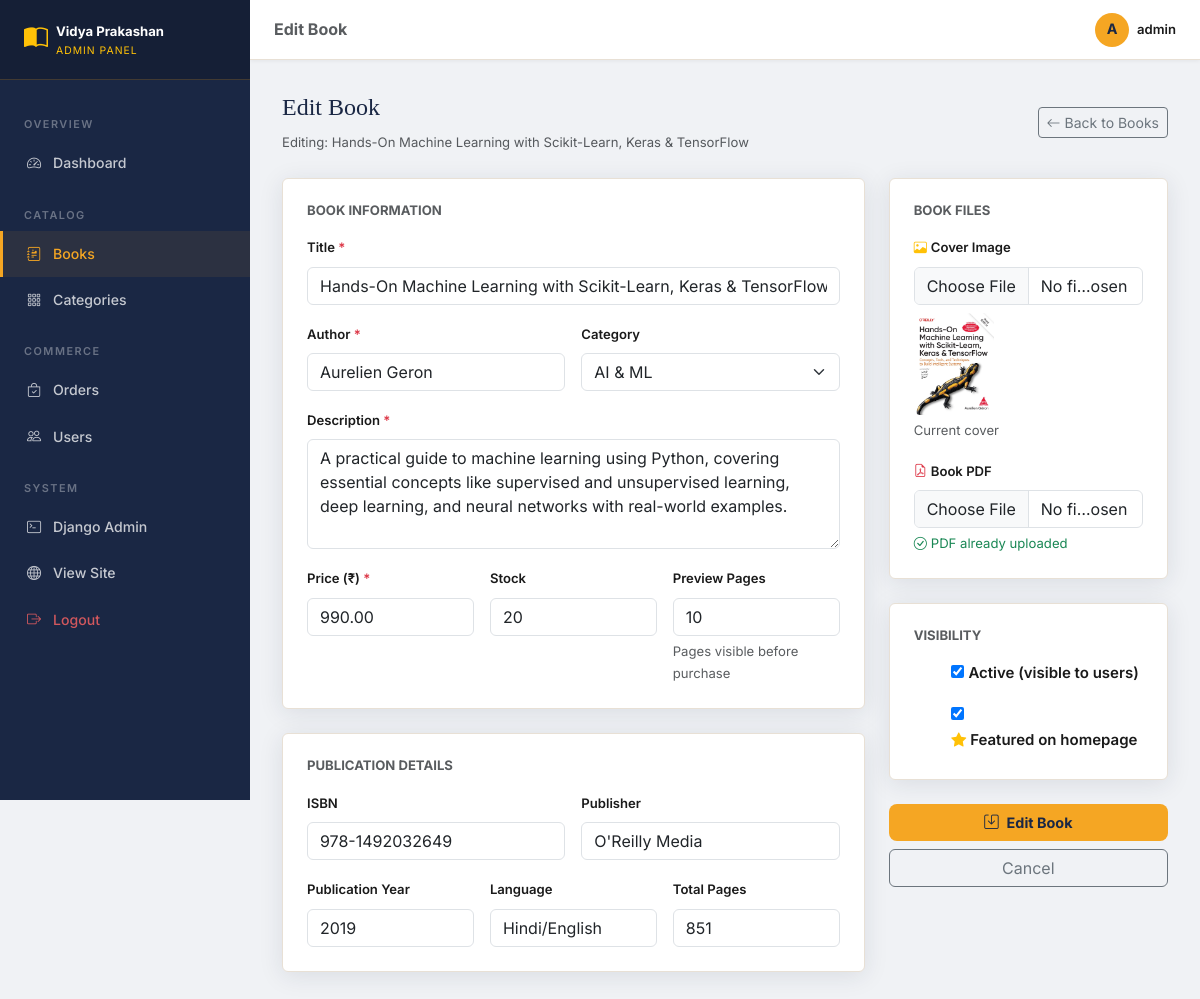
Screenshot of /adminpanel/books/2/edit/ (signed in) with the database file from the repository.
### books/models.py (models this page shows, shortened)
class Book(models.Model):
    title = models.CharField(max_length=255)
    slug = models.SlugField(max_length=255, unique=True, blank=True)
    author = models.CharField(max_length=200)
    category = models.ForeignKey(
        Category, on_delete=models.SET_NULL,
        null=True, blank=True, related_name='books'
    )
    description = models.TextField()
    price = models.DecimalField(max_digits=8, decimal_places=2)
    cover_image = models.ImageField(
        upload_to='book_covers/', blank=True, null=True,
        help_text="Book cover image (JPEG/PNG)"
    )
    pdf_file = models.FileField(
        upload_to='book_pdfs/',
        blank=True, null=True,
        help_text="Full PDF of the book"
    )
    preview_pages = models.IntegerField(
        default=10,
        help_text="Number of preview pages available to non-purchasers"
    )
    isbn = models.CharField(max_length=20, blank=True, null=True)
    publisher = models.CharField(max_length=200, blank=True, null=True)
    publication_year = models.IntegerField(blank=True, null=True)
    language = models.CharField(max_length=50, default='Hindi/English')
    pages = models.IntegerField(blank=True, null=True)
    is_active = models.BooleanField(default=True)
    is_featured = models.BooleanField(
        default=False,
        help_text="Show on homepage featured section"
    )
    stock = models.IntegerField(default=100)
    created_at = models.DateTimeField(auto_now_add=True)
    updated_at = models.DateTimeField(auto_now=True)
    class Meta:
        ordering = ['-created_at']

### adminpanel/views.py (the view, shortened to what this page needs)
# urls.py: path('books/<int:pk>/edit/', AdminBookEditView.as_view(), name='admin_book_edit'),
@method_decorator(staff_required, name='dispatch')
class AdminBookEditView(View):
    def get(self, request, pk):
        book = get_object_or_404(Book, pk=pk)
        form = BookForm(instance=book)
        return render(request, 'adminpanel/book_form.html', {
            'form': form, 'book': book, 'action': 'Edit'
        })

### adminpanel/views.py (called while the page is built)
def is_staff(user):
    return user.is_authenticated and user.is_staff

### books/context_processors.py (called while the page is built)
def nav_categories(request):
    categories = Category.objects.all()[:8]
    return {'nav_categories': categories}

### books/models.py (called while the page is built)
    def __str__(self):
        return self.name

### cart/context_processors.py (called while the page is built)
def cart_count(request):
    count = 0
    if request.user.is_authenticated:
        try:
            cart = Cart.objects.get(user=request.user)
            count = cart.get_item_count()
        except Cart.DoesNotExist:
            count = 0
    return {'cart_count': count}

### cart/models.py (called while the page is built)
    def get_item_count(self):
        return self.items.count()

### templates/adminpanel/book_form.html (shortened to what this page needs)
{% extends 'adminpanel/base_admin.html' %}
{% block page_title %}{{ action }} Book{% endblock %}
{% block content %}
<div class="d-flex justify-content-between align-items-center mb-4">
  <div>
    <h4 style="font-family:'Playfair Display',serif;color:var(--vp-primary);">
      {{ action }} Book
    </h4>
    <p class="text-muted small mb-0">
      {% if action == 'Edit' %}Editing: {{ book.title }}{% else %}Add a new book to the catalog{% endif %}
    </p>
  </div>
  <a href="/adminpanel/books/" class="btn btn-outline-secondary btn-sm">
    <i class="bi bi-arrow-left me-1"></i>Back to Books
  </a>
</div>
<form method="post" enctype="multipart/form-data">
  <div class="row g-4">
    <div class="col-lg-8">
      <div class="bg-white rounded p-4 mb-4" style="border:1px solid var(--vp-border);box-shadow:var(--vp-shadow);">
        <h6 class="fw-bold mb-3 text-muted text-uppercase small">Book Information</h6>
        <div class="row g-3">
          <div class="col-12">
            <label class="form-label fw-semibold small">Title <span class="text-danger">*</span></label>
            {{ form.title }}
          </div>
          <div class="col-md-6">
            <label class="form-label fw-semibold small">Author <span class="text-danger">*</span></label>
            {{ form.author }}
          </div>
          <div class="col-md-6">
            <label class="form-label fw-semibold small">Category</label>
            {{ form.category }}
          </div>
          <div class="col-12">
            <label class="form-label fw-semibold small">Description <span class="text-danger">*</span></label>
            {{ form.description }}
          </div>
          <div class="col-md-4">
            <label class="form-label fw-semibold small">Price (₹) <span class="text-danger">*</span></label>
            {{ form.price }}
          </div>
          <div class="col-md-4">
            <label class="form-label fw-semibold small">Stock</label>
            {{ form.stock }}
          </div>
          <div class="col-md-4">
            <label class="form-label fw-semibold small">Preview Pages</label>
            {{ form.preview_pages }}
            <div class="form-text">Pages visible before purchase</div>
          </div>
        </div>
      </div>
      <div class="bg-white rounded p-4 mb-4" style="border:1px solid var(--vp-border);box-shadow:var(--vp-shadow);">
        <h6 class="fw-bold mb-3 text-muted text-uppercase small">Publication Details</h6>
        <div class="row g-3">
          <div class="col-md-6">
            <label class="form-label fw-semibold small">ISBN</label>
            {{ form.isbn }}
          </div>
          <div class="col-md-6">
            <label class="form-label fw-semibold small">Publisher</label>
            {{ form.publisher }}
          </div>
          <div class="col-md-4">
            <label class="form-label fw-semibold small">Publication Year</label>
            {{ form.publication_year }}
          </div>
          <div class="col-md-4">
            <label class="form-label fw-semibold small">Language</label>
            {{ form.language }}
          </div>
          <div class="col-md-4">
            <label class="form-label fw-semibold small">Total Pages</label>
            {{ form.pages }}
          </div>
        </div>
      </div>
    </div>
    <div class="col-lg-4">
      <div class="bg-white rounded p-4 mb-4" style="border:1px solid var(--vp-border);box-shadow:var(--vp-shadow);">
        <h6 class="fw-bold mb-3 text-muted text-uppercase small">Book Files</h6>
        <div class="mb-3">
          <label class="form-label fw-semibold small">
            <i class="bi bi-image me-1 text-warning"></i>Cover Image
          </label>
          {{ form.cover_image }}
          {% if book and book.cover_image %}
          <div class="mt-2">
            <img src="{{ book.cover_image.url }}" style="width:80px;border-radius:6px;" alt="Current cover">
            <div class="form-text">Current cover</div>
          </div>
          {% endif %}
        </div>
        <div class="mb-0">
          <label class="form-label fw-semibold small">
            <i class="bi bi-file-earmark-pdf me-1 text-danger"></i>Book PDF
          </label>
          {{ form.pdf_file }}
          {% if book and book.pdf_file %}
          <div class="form-text text-success mt-1">
            <i class="bi bi-check-circle me-1"></i>PDF already uploaded
          </div>
          {% endif %}
        </div>
      </div>
      <div class="bg-white rounded p-4 mb-4" style="border:1px solid var(--vp-border);box-shadow:var(--vp-shadow);">
        <h6 class="fw-bold mb-3 text-muted text-uppercase small">Visibility</h6>
        <div class="form-check form-switch mb-3">
          {{ form.is_active }}
          <label class="form-check-label fw-semibold" for="{{ form.is_active.id_for_label }}">
            Active (visible to users)
          </label>
        </div>
        <div class="form-check form-switch">
          {{ form.is_featured }}
          <label class="form-check-label fw-semibold" for="{{ form.is_featured.id_for_label }}">
            <i class="bi bi-star-fill text-warning me-1"></i>Featured on homepage
          </label>
        </div>
      </div>
      <div class="d-grid gap-2">
        <button type="submit" class="btn btn-vp-secondary py-2 fw-bold">
          <i class="bi bi-save me-2"></i>{{ action }} Book
        </button>
        <a href="/adminpanel/books/" class="btn btn-outline-secondary">Cancel</a>
      </div>
    </div>
  </div>
</form>
{% endblock %}

### templates/adminpanel/base_admin.html (shortened to what this page needs)
<!DOCTYPE html>
<html lang="en">
<head>
  <link href="https://cdn.jsdelivr.net/npm/bootstrap@5.3.2/dist/css/bootstrap.min.css" rel="stylesheet">
  <link rel="stylesheet" href="https://cdn.jsdelivr.net/npm/bootstrap-icons@1.11.3/font/bootstrap-icons.min.css">
  <link rel="stylesheet" href="/static/css/main.css">
</head>
<body>
<div class="admin-sidebar">
  <div class="admin-sidebar-brand">
    <div class="d-flex align-items-center gap-2">
      <i class="bi bi-book-half fs-4 text-warning"></i>
      <div>
        <div class="text-white fw-bold small">Vidya Prakashan</div>
        <div class="text-warning" style="font-size:0.65rem;letter-spacing:1px;">ADMIN PANEL</div>
      </div>
    </div>
  </div>
  <nav class="mt-3">
    <div class="admin-nav-section">Overview</div>
    <div class="admin-nav-item">
      <a href="/adminpanel/" class="{% if request.resolver_match.url_name == 'admin_dashboard' %}active{% endif %}">
        <i class="bi bi-speedometer2"></i> Dashboard
      </a>
    </div>
    <div class="admin-nav-section">Catalog</div>
    <div class="admin-nav-item">
      <a href="/adminpanel/books/" class="{% if 'admin_book' in request.resolver_match.url_name %}active{% endif %}">
        <i class="bi bi-journal-richtext"></i> Books
      </a>
    </div>
    <div class="admin-nav-item">
      <a href="/adminpanel/categories/" class="{% if 'admin_category' in request.resolver_match.url_name %}active{% endif %}">
        <i class="bi bi-grid-3x3-gap"></i> Categories
      </a>
    </div>
    <div class="admin-nav-section">Commerce</div>
    <div class="admin-nav-item">
      <a href="/adminpanel/orders/" class="{% if 'admin_order' in request.resolver_match.url_name %}active{% endif %}">
        <i class="bi bi-bag-check"></i> Orders
      </a>
    </div>
    <div class="admin-nav-item">
      <a href="/adminpanel/users/" class="{% if 'admin_user' in request.resolver_match.url_name %}active{% endif %}">
        <i class="bi bi-people"></i> Users
      </a>
    </div>
    <div class="admin-nav-section">System</div>
    <div class="admin-nav-item">
      <a href="/django-admin/">
        <i class="bi bi-terminal"></i> Django Admin
      </a>
    </div>
    <div class="admin-nav-item">
      <a href="/">
        <i class="bi bi-globe"></i> View Site
      </a>
    </div>
    <div class="admin-nav-item">
      <a href="/accounts/logout/" style="color:rgba(255,100,100,0.8)!important;">
        <i class="bi bi-box-arrow-right"></i> Logout
      </a>
    </div>
  </nav>
</div>
<div class="admin-topbar">
  <div class="d-flex align-items-center gap-3 w-100">
    <h6 class="mb-0 fw-bold text-muted">{% block page_title %}Dashboard{% endblock %}</h6>
    <div class="ms-auto d-flex align-items-center gap-3">
      <div class="d-flex align-items-center gap-2">
        <div class="user-avatar" style="width:34px;height:34px;font-size:0.9rem;">{{ user.username|first|upper }}</div>
        <span class="small fw-semibold">{{ user.get_full_name|default:user.username }}</span>
      </div>
    </div>
  </div>
</div>
<div class="admin-content" style="margin-top:60px;">
  {% block content %}{% endblock %}
</div>
</body>
</html>

### static/css/main.css (style rules this page uses)
:root { --vp-primary: #1a2744; --vp-secondary: #f5a623; --vp-accent: #e8572a; --vp-bg: #faf8f5; --vp-card-bg: #ffffff; --vp-text: #1a1a1a; --vp-muted: #6c757d; --vp-border: #e8e0d5; --vp-shadow: 0 4px 24px rgba(26,39,68,0.10); --vp-shadow-lg: 0 12px 48px rgba(26,39,68,0.18); --font-display: 'Playfair Display', Georgia, serif; --font-body: 'Inter', system-ui, sans-serif; --radius: 12px; --radius-sm: 8px; --transition: all 0.25s ease; }
*, *::before, *::after { box-sizing: border-box; }
body { font-family: var(--font-body); background: var(--vp-bg); color: var(--vp-text); font-size: 15px; line-height: 1.7; }
h1, h2, h3, h4, h5 { font-family: var(--font-display); color: var(--vp-primary); line-height: 1.3; }
a { color: inherit; text-decoration: none; }
.user-avatar { width: 32px; height: 32px; background: var(--vp-secondary); border-radius: 50%; display: flex; align-items: center; justify-content: center; font-weight: 700; font-size: 0.85rem; color: var(--vp-primary); }
.btn-vp-secondary { background: var(--vp-secondary); color: var(--vp-primary); border: none; border-radius: var(--radius-sm); padding: 0.6rem 1.5rem; font-weight: 700; font-size: 0.9rem; transition: var(--transition); }
.admin-sidebar { background: var(--vp-primary); min-height: 100vh; width: 250px; position: fixed; top: 0; left: 0; z-index: 100; padding: 0; overflow-y: auto; }
.admin-content { margin-left: 250px; padding: 2rem; min-height: 100vh; }
.admin-sidebar-brand { background: rgba(0,0,0,0.2); padding: 1.2rem 1.5rem; border-bottom: 1px solid rgba(245,166,35,0.2); }
.admin-nav-item a { display: flex; align-items: center; gap: 0.75rem; padding: 0.7rem 1.5rem; color: rgba(255,255,255,0.75); font-size: 0.88rem; font-weight: 500; transition: var(--transition); border-left: 3px solid transparent; }
.admin-nav-item a:hover, .admin-nav-item a.active { color: var(--vp-secondary); background: rgba(245,166,35,0.08); border-left-color: var(--vp-secondary); }
.admin-nav-section { padding: 1.2rem 1.5rem 0.4rem; font-size: 0.68rem; text-transform: uppercase; letter-spacing: 1.5px; color: rgba(255,255,255,0.35); font-weight: 600; }

### templates/adminpanel/base_admin.html (style rules this page uses)
body { background: #f0f2f5; font-family: 'Inter', sans-serif; }
.admin-topbar { background: #fff; border-bottom: 1px solid #e8e0d5; height: 60px; display: flex; align-items: center; padding: 0 1.5rem; position: fixed; top: 0; left: 250px; right: 0; z-index: 99; box-shadow: 0 1px 4px rgba(0,0,0,0.06); }

### rows the page displays
Book: title "Hands-On Machine Learning with Scikit-Learn, Keras & TensorFlow", author "Aurelien Geron", category "AI & ML", description "A practical guide to machine learning using Python, covering essential concepts like supervised and unsupervised learning, deep learning, and neural networks with real-world examples.", price "990.00", stock "20", preview_pages "10", isbn "978-1492032649", publisher "O'Reilly Media", publication_year "2019", language "Hindi/English", pages "851", cover_image (picture), is_active "☑", is_featured "☑"

### other values shown
{{ action }} "Edit"
{{ user.username|first|upper }} "A"
{{ user.get_full_name|default:user.username }} "admin"
